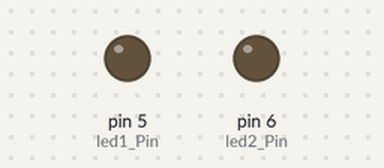
Bench run of a sketch on a simulated Arduino Uno, built with avr-gcc and run on an emulated ATmega328P. Shown: output pins drawn as LEDs (lit = HIGH).

Above: at 0.15 s.
Timing chart, 0 to 3.7 s (numbered marks = the images above):
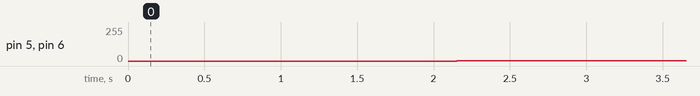

The sketch:

ledPwning.ino
```cpp
#define led2_Pin 6
#define led1_Pin 5
int timer = 5;

void clignoter()
{
      for(int i = 0; i<=255;i+=1){
      if(i<155){
        timer = 5;
      }else{
        timer = 3;
      }
       analogWrite(led1_Pin, i);
       analogWrite(led2_Pin, i);
       delay(timer);
    }
    for(int i = 254; i>0;i-=1){
       if(i<155){
         timer = 5;
       }else{
        timer = 3;
       }
       analogWrite(led1_Pin, i);
       analogWrite(led2_Pin, i);
       delay(timer);
    }
    delay(100);
}


// setup
void setup(){
    pinMode(led2_Pin, OUTPUT);
    pinMode(led1_Pin, OUTPUT);
}

// main loop
void loop(){
  clignoter();
}
```

Measured:
- by itself, pin 5 (led1_Pin), pin 6 (led2_Pin): 0/255 → 1/255 at 2.2 s
